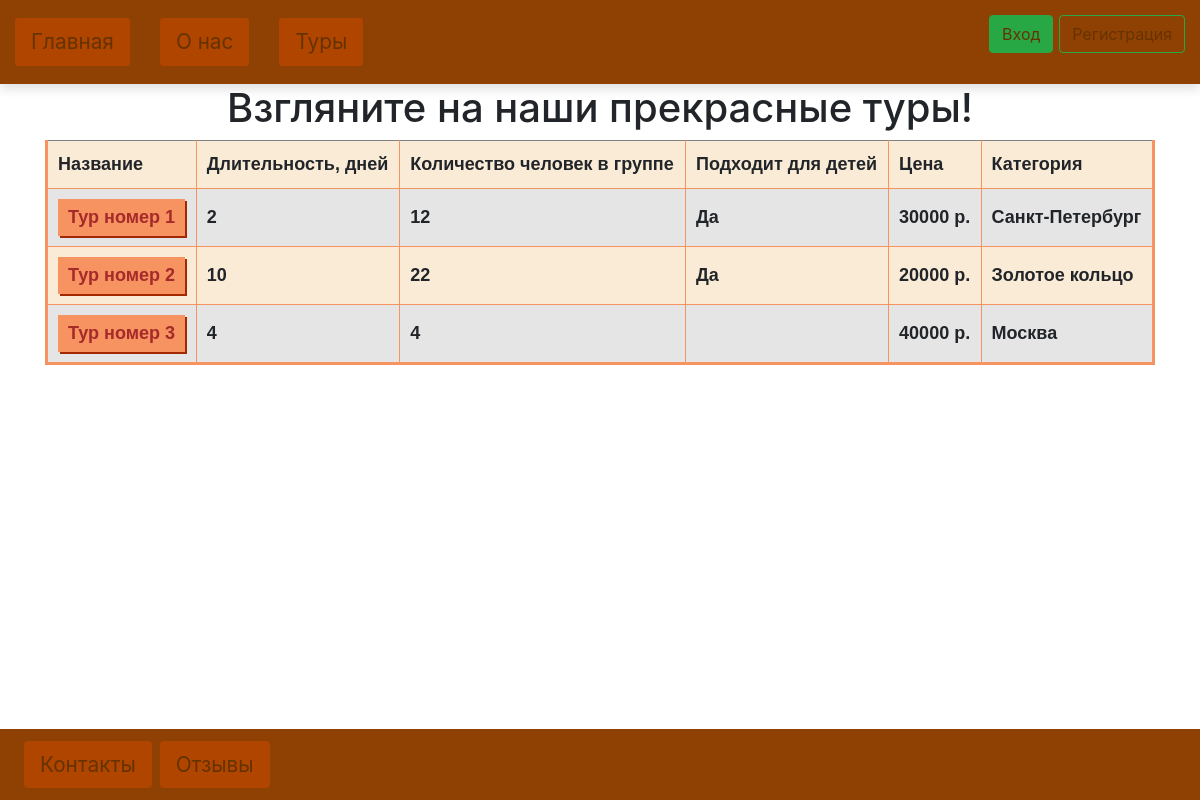
Page //tours/ on the earlier database version.
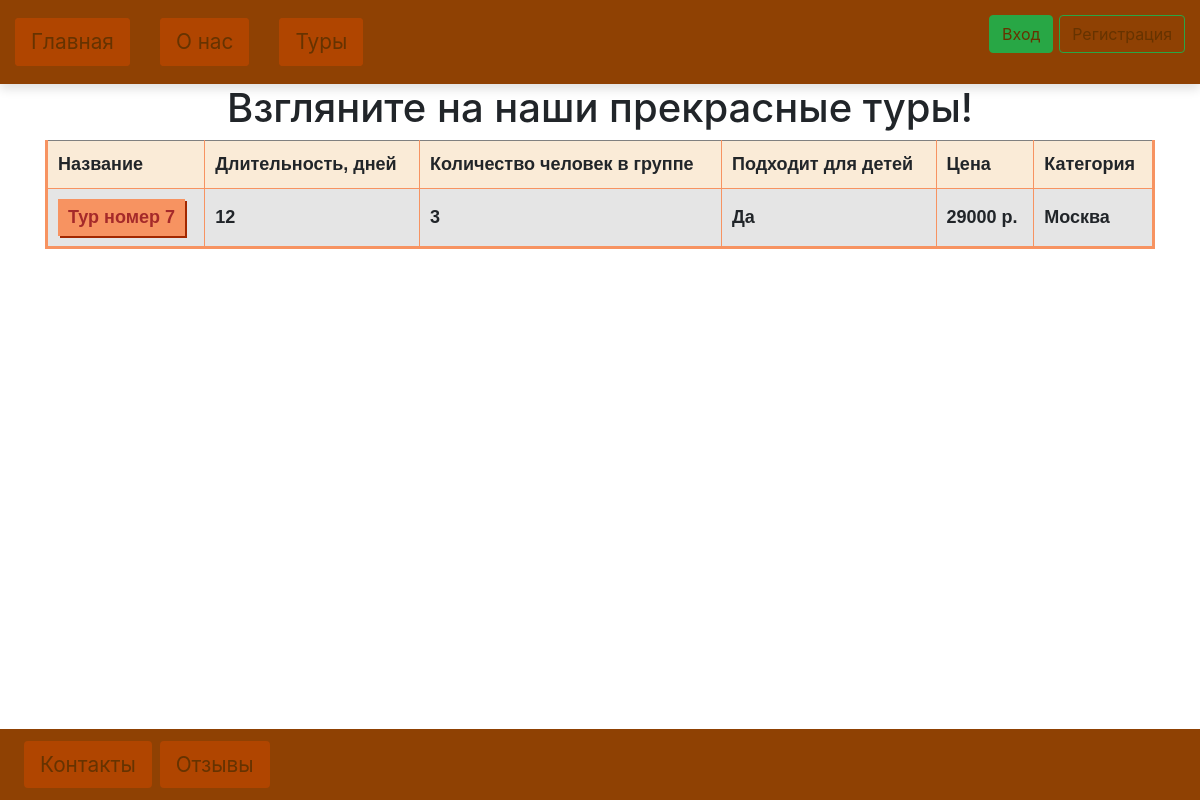
Same page on the later database version.
### toursPage/models.py (models this page shows, shortened)
class Tour(models.Model):
    tour_id = models.IntegerField('ID тура', default=0)
    tour_name = models.CharField('Tour name', max_length=255, default='Название тура')
    duration = models.IntegerField('Длительность тура', default=0)
    number_of_tourists = models.IntegerField('Количество человек в группе', default=0)
    is_available_for_children = models.BooleanField('Подходит для детей', default=True)
    price = models.IntegerField('Стоимость', default=0)
    cat = models.ForeignKey('Category', on_delete=models.PROTECT, null=True)

class Category(models.Model):
    name = models.CharField(max_length=100, db_index=True)

### toursPage/views.py (the view)
# urls.py: path('/tours/', toursPage.views.tours, name='tours'),
def tours(request):
    tours = Tour.objects.all()
    cats = Category.objects.all()
    context = {'tours': tours,
               'cats': cats
               }
    return render(request, 'tours.html', context=context)

### templates/tours.html (shortened to what this page needs)
{% extends 'layout.html' %}
{% block content %}
<H1 align="center">Взгляните на наши прекрасные туры!</H1>
<table align="center" border="1" class="table_tours">
    <tr>
        <th>Название</th>
        <th>Длительность, дней</th>
        <th>Количество человек в группе</th>
        <th>Подходит для детей</th>
        <th>Цена</th>
        <th>Категория</th>
    </tr>
    {% for el in tours %}
                <tr>
                    <th><a href="/tours/{{el.tour_id}}">{{ el.tour_name }}</a></th>
                    <th>{{ el.duration }}</th>
                    <th>{{ el.number_of_tourists }}</th>
                    <th> {% if el.is_available_for_children == True %}
                        Да
                    {% endif %}
                    </th>
                    <th>{{ el.price }} р.</th>
                    <th>{{ el.cat.name }}</th>
                </tr>
    {% endfor %}
</table>
{% endblock %}

Differences in the rows shown:
removed Tour: tour_name "Тур номер 1", duration "2", number_of_tourists "12", is_available_for_children "Да", price "30000", cat.name "Санкт-Петербург"
removed Tour: tour_name "Тур номер 2", duration "10", number_of_tourists "22", is_available_for_children "Да", price "20000", cat.name "Золотое кольцо"
removed Tour: tour_name "Тур номер 3", duration "4", number_of_tourists "4", price "40000", cat.name "Москва"
added Tour: tour_name "Тур номер 7", duration "12", number_of_tourists "3", is_available_for_children "Да", price "29000", cat.name "Москва"
